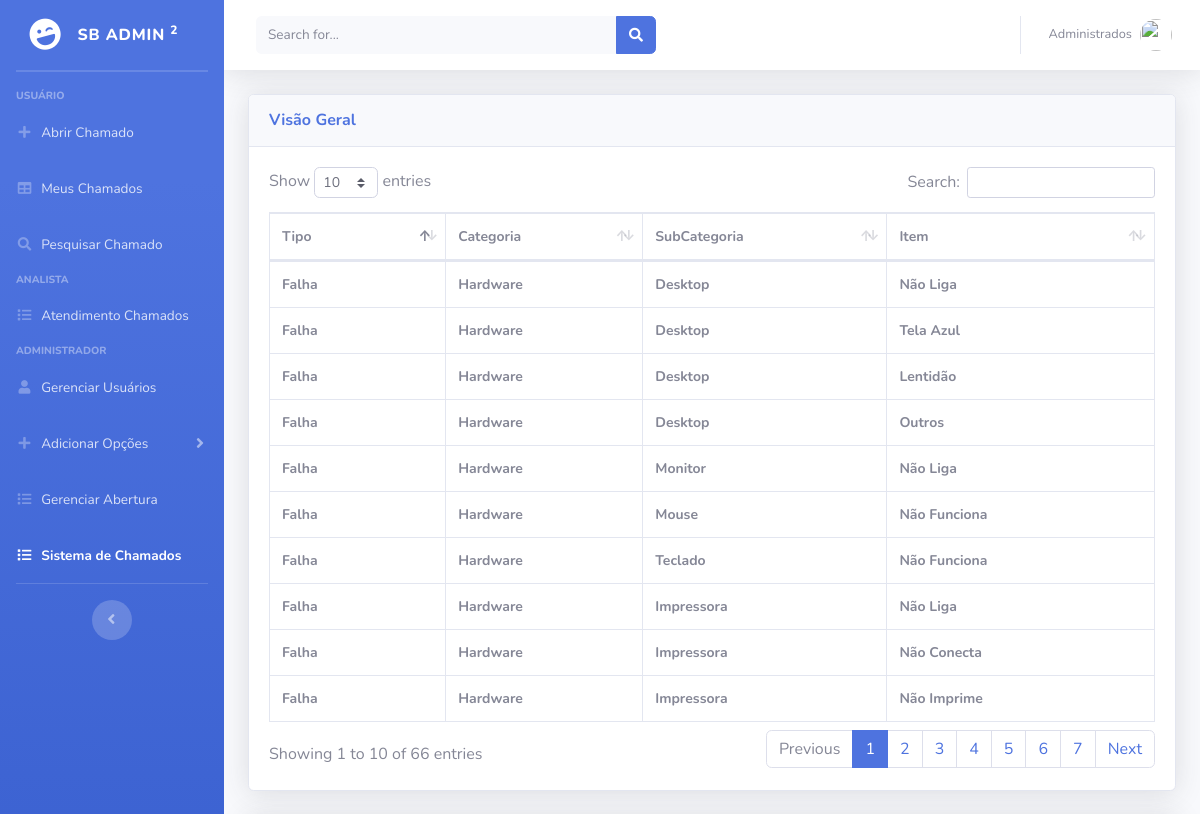
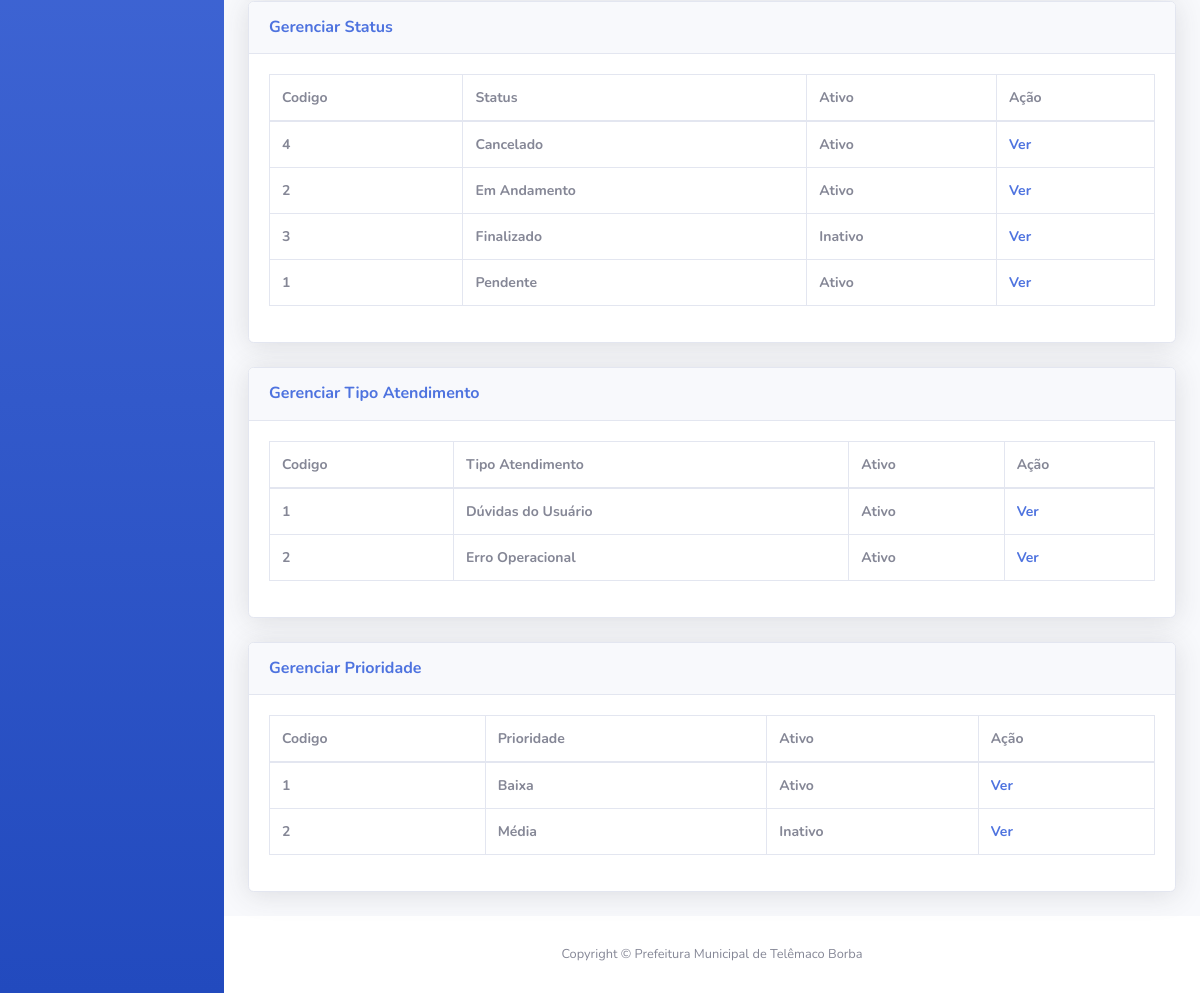
The app's page /Frontend/gerenciarSistemaChamados.php (signed in) with its own data (2 pictures, top to bottom).
### tables this page shows
CREATE TABLE IF NOT EXISTS `item` (
  `cod_item` int NOT NULL AUTO_INCREMENT,
  `nome_item` varchar(45) NOT NULL,
  `ativo` int NOT NULL,
  `subcategoria_cod_subcategoria` int NOT NULL,
  PRIMARY KEY (`cod_item`),
  KEY `fk_item_subcategoria1_idx` (`subcategoria_cod_subcategoria`)
);

CREATE TABLE IF NOT EXISTS `tipo` (
  `cod_tipo` int NOT NULL AUTO_INCREMENT,
  `nome_tipo` varchar(45) NOT NULL,
  `ativo` int NOT NULL,
  PRIMARY KEY (`cod_tipo`)
);

CREATE TABLE IF NOT EXISTS `categoria` (
  `cod_categoria` int NOT NULL AUTO_INCREMENT,
  `nome_categoria` varchar(45) NOT NULL,
  `ativo` int NOT NULL,
  `tipo_cod_tipo` int NOT NULL,
  PRIMARY KEY (`cod_categoria`),
  KEY `fk_categoria_tipo1_idx` (`tipo_cod_tipo`)
);

CREATE TABLE IF NOT EXISTS `subcategoria` (
  `cod_subcategoria` int NOT NULL AUTO_INCREMENT,
  `nome_subcategoria` varchar(45) NOT NULL,
  `ativo` int NOT NULL,
  `categoria_cod_categoria` int NOT NULL,
  PRIMARY KEY (`cod_subcategoria`),
  KEY `fk_subcategoria_categoria1_idx` (`categoria_cod_categoria`)
);

CREATE TABLE IF NOT EXISTS `status_chamado` (
  `cod_status` int NOT NULL AUTO_INCREMENT,
  `nome_status` varchar(45) NOT NULL,
  `ativo` int NOT NULL,
  PRIMARY KEY (`cod_status`)
);

CREATE TABLE IF NOT EXISTS `tipo_atendimento` (
  `cod_tipo_atendimento` int NOT NULL AUTO_INCREMENT,
  `nome_tipo_atendimento` varchar(45) NOT NULL,
  `ativo` int NOT NULL,
  PRIMARY KEY (`cod_tipo_atendimento`)
);

CREATE TABLE IF NOT EXISTS `prioridade_chamado` (
  `cod_prioridade` int NOT NULL AUTO_INCREMENT,
  `nome_prioridade` varchar(45) NOT NULL,
  `ativo` int NOT NULL,
  PRIMARY KEY (`cod_prioridade`)
);

### Frontend/gerenciarSistemaChamados.php (the view, shortened to what this page needs)
<?php
    if(isset($_SESSION['usuario']) && is_array($_SESSION['usuario'])) {
        if($_SESSION['usuario'][1] == 2) {
            $nome_usuario = $_SESSION['usuario'][2];
        } else {
            header("location: ../index.php");
        }
    } else {
        header("location: ../index.php");
    }
?>
<!DOCTYPE html>
<html lang="pt-br">
<head>
    <link href="vendor/fontawesome-free/css/all.min.css" rel="stylesheet" type="text/css">
    <link href="css/sb-admin-2.min.css" rel="stylesheet">
    <link href="vendor/datatables/dataTables.bootstrap4.min.css" rel="stylesheet">
</head>
<body id="page-top">
    <div id="wrapper">
        <ul class="navbar-nav bg-gradient-primary sidebar sidebar-dark accordion" id="accordionSidebar">
            <a class="sidebar-brand d-flex align-items-center justify-content-center" href="index.html">
                <div class="sidebar-brand-icon rotate-n-15">
                    <i class="fas fa-laugh-wink"></i>
                </div>
                <div class="sidebar-brand-text mx-3">SB Admin <sup>2</sup></div>
            </a>
            <hr class="sidebar-divider my-0">
            <hr class="sidebar-divider">
            <div class="sidebar-heading">
                USUÁRIO
            </div>
            <li class="nav-item">
                <a class="nav-link" href="abrirChamado.php">
                    <i class="fas fa-fw fa-plus"></i>
                    <span>Abrir Chamado</span></a>
            </li>
            <li class="nav-item">
                <a class="nav-link" href="listaChamadoUsuario.php">
                    <i class="fas fa-fw fa-table"></i>
                    <span>Meus Chamados</span></a>
            </li>
            <li class="nav-item">
                <a class="nav-link collapsed" href="pesquisarChamado.php">
                    <i class="fas fa-fw fa-search"></i>
                    <span>Pesquisar Chamado</span>
                </a>
            </li>
            <div class="sidebar-heading">
                ANALISTA
            </div>
            <li class="nav-item">
                <a class="nav-link collapsed" href="listaChamadoAnalista.php">
                    <i class="fas fa-fw fa-list"></i>
                    <span>Atendimento Chamados</span>
                </a>
            </li>
            <div class="sidebar-heading">
                ADMINISTRADOR
            </div>
            <li class="nav-item">
                <a class="nav-link collapsed" href="gerenciarUsuarios.php">
                    <i class="fas fa-fw fa-user"></i>
                    <span>Gerenciar Usuários</span>
                </a>
            </li>
            <li class="nav-item">
                <a class="nav-link collapsed" href="#" data-toggle="collapse" data-target="#collapsePages"
                    aria-expanded="true" aria-controls="collapsePages">
                    <i class="fas fa-fw fa-plus"></i>
                    <span>Adicionar Opções</span>
                </a>
            </li>
            <li class="nav-item">
                <a class="nav-link collapsed" href="gerenciarAberturaChamados.php">
                    <i class="fas fa-fw fa-list"></i>
                    <span>Gerenciar Abertura</span>
                </a>
            </li>
            <li class="nav-item active">
                <a class="nav-link collapsed" href="gerenciarSistemaChamados.php">
                    <i class="fas fa-fw fa-list"></i>
                    <span>Sistema de Chamados</span>
                </a>
            </li>
            <hr class="sidebar-divider d-none d-md-block">
            <div class="text-center d-none d-md-inline">
                <button class="rounded-circle border-0" id="sidebarToggle"></button>
            </div>
        </ul>
        <div id="content-wrapper" class="d-flex flex-column">
            <div id="content">
                <nav class="navbar navbar-expand navbar-light bg-white topbar mb-4 static-top shadow">
                    <form
                        class="d-none d-sm-inline-block form-inline mr-auto ml-md-3 my-2 my-md-0 mw-100 navbar-search">
                        <div class="input-group">
                            <input type="text" class="form-control bg-light border-0 small" placeholder="Search for..."
                                aria-label="Search" aria-describedby="basic-addon2">
                            <div class="input-group-append">
                                <button class="btn btn-primary" type="button">
                                    <i class="fas fa-search fa-sm"></i>
                                </button>
                            </div>
                        </div>
                    </form>
                    <ul class="navbar-nav ml-auto">
                        <li class="nav-item dropdown no-arrow">
                            <a class="nav-link dropdown-toggle" href="#" id="userDropdown" role="button"
                                data-toggle="dropdown" aria-haspopup="true" aria-expanded="false">
                                <span class="mr-2 d-none d-lg-inline text-gray-600 small"><?php echo $nome_usuario; ?></span>
                                <img class="img-profile rounded-circle"
                                    src="img/undraw_profile.svg">
                            </a>
                        </li>
                    </ul>
                </nav>
                <div class="container-fluid">
                    <div class="card shadow mb-4">
                        <div class="card-header py-3">
                            <h6 class="m-0 font-weight-bold text-primary">Visão Geral</h6>
                        </div>
                        <div class="card-body">
                            <div class="table-responsive">
                                <table class="table table-bordered" id="dataTable" width="100%" cellspacing="0" style="font-size: 14px;">
                                    <thead>
                                        <tr>
                                            <th>Tipo</th>
                                            <th>Categoria</th>
                                            <th>SubCategoria</th>
                                            <th>Item</th>
                                        </tr>
                                    </thead>
                    <?php
                        include '../Backend/conexao.php';
                        $query = $conn->query("SELECT tipo.nome_tipo, categoria.nome_categoria, subcategoria.nome_subcategoria, item.nome_item FROM item INNER JOIN subcategoria ON subcategoria.cod_subcategoria = item.subcategoria_cod_subcategoria INNER JOIN categoria ON categoria.cod_categoria = subcategoria.categoria_cod_categoria INNER JOIN tipo ON tipo.cod_tipo = categoria.tipo_cod_tipo");
                    echo "<tbody>";
                        foreach($query->fetchAll(PDO::FETCH_ASSOC) as $dados) {
                            echo "<tr>";
                                echo "<th>".$dados['nome_tipo']."</th>";
                                echo "<th>".$dados['nome_categoria']."</th>";
                                echo "<th>".$dados['nome_subcategoria']."</th>";
                                echo "<th>".$dados['nome_item']."</th>";
                            echo "</tr>";
                        }
                    ?>
                    </tbody>
                                </table>
                            </div>
                        </div>
                    </div>
                </div>
                <div class="container-fluid">
                    <div class="card shadow mb-4">
                        <div class="card-header py-3">
                            <h6 class="m-0 font-weight-bold text-primary">Gerenciar Status</h6>
                        </div>
                        <div class="card-body">
                            <div class="table-responsive">
                                <table class="table table-bordered" id="dataTable" width="100%" cellspacing="0" style="font-size: 14px;">
                                    <thead>
                                        <tr>
                                            <th>Codigo</th>
                                            <th>Status</th>
                                            <th>Ativo</th>
                                            <th>Ação</th>
                                        </tr>
                                    </thead>
                    <?php
                        include '../Backend/conexao.php';
                        $query = $conn->query("SELECT * FROM status_chamado ORDER BY nome_status");
                    echo "<tbody>";
                        foreach($query->fetchAll(PDO::FETCH_ASSOC) as $dados) {
                            echo "<tr>";
                                echo "<th>".$dados['cod_status']."</th>";
                                echo "<th>".$dados['nome_status']."</th>";
                                if($dados['ativo'] == 1) {echo "<th>Ativo</th>";} else {echo "<th>Inativo</th>";}
                                echo "<th><a href=verStatus.php?status_up=".$dados['cod_status'].">Ver</a></th>";
                            echo "</tr>";
                        }
                    ?>
                    </tbody>
                                </table>
                            </div>
                        </div>
                    </div>
                </div>
                <div class="container-fluid">
                    <div class="card shadow mb-4">
                        <div class="card-header py-3">
                            <h6 class="m-0 font-weight-bold text-primary">Gerenciar Tipo Atendimento</h6>
                        </div>
                        <div class="card-body">
                            <div class="table-responsive">
                                <table class="table table-bordered" id="dataTable" width="100%" cellspacing="0" style="font-size: 14px;">
                                    <thead>
                                        <tr>
                                            <th>Codigo</th>
                                            <th>Tipo Atendimento</th>
                                            <th>Ativo</th>
                                            <th>Ação</th>
                                        </tr>
                                    </thead>
                    <?php
                        include '../Backend/conexao.php';
                        $query = $conn->query("SELECT * FROM tipo_atendimento ORDER BY nome_tipo_atendimento");
                    echo "<tbody>";
                        foreach($query->fetchAll(PDO::FETCH_ASSOC) as $dados) {
                            echo "<tr>";
                                echo "<th>".$dados['cod_tipo_atendimento']."</th>";
                                echo "<th>".$dados['nome_tipo_atendimento']."</th>";
                                if($dados['ativo'] == 1) {echo "<th>Ativo</th>";} else {echo "<th>Inativo</th>";}
                                echo "<th><a href=verTipoAtendimento.php?tipoa_up=".$dados['cod_tipo_atendimento'].">Ver</a></th>";
                            echo "</tr>";
                        }
                    ?>
                    </tbody>
                                </table>
                            </div>
                        </div>
                    </div>
                </div>
                <div class="container-fluid">
                    <div class="card shadow mb-4">
                        <div class="card-header py-3">
                            <h6 class="m-0 font-weight-bold text-primary">Gerenciar Prioridade</h6>
                        </div>
                        <div class="card-body">
                            <div class="table-responsive">
                                <table class="table table-bordered" id="dataTable" width="100%" cellspacing="0" style="font-size: 14px;">
                                    <thead>
                                        <tr>
                                            <th>Codigo</th>
                                            <th>Prioridade</th>
                                            <th>Ativo</th>
                                            <th>Ação</th>
                                        </tr>
                                    </thead>
                    <?php
                        include '../Backend/conexao.php';
                        $query = $conn->query("SELECT * FROM prioridade_chamado ORDER BY nome_prioridade");
                    echo "<tbody>";
                        foreach($query->fetchAll(PDO::FETCH_ASSOC) as $dados) {
                            echo "<tr>";
                                echo "<th>".$dados['cod_prioridade']."</th>";
                                echo "<th>".$dados['nome_prioridade']."</th>";
                                if($dados['ativo'] == 1) {echo "<th>Ativo</th>";} else {echo "<th>Inativo</th>";}
                                echo "<th><a href=verPrioridade.php?prioridade_up=".$dados['cod_prioridade'].">Ver</a></th>";
                            echo "</tr>";
                        }
                    ?>
                    </tbody>
                                </table>
                            </div>
                        </div>
                    </div>
                </div>
            </div>
            <footer class="sticky-footer bg-white">
                <div class="container my-auto">
                    <div class="copyright text-center my-auto">
                        <span>Copyright &copy; Prefeitura Municipal de Telêmaco Borba</span>
                    </div>
                </div>
            </footer>
        </div>
    </div>
</body>
</html>

### records on screen
item: tipo.nome_tipo "Falha", categoria.nome_categoria "Hardware", subcategoria_cod_subcategoria.nome_subcategoria "Desktop", nome_item "Não Liga"
item: tipo.nome_tipo "Falha", categoria.nome_categoria "Hardware", subcategoria_cod_subcategoria.nome_subcategoria "Desktop", nome_item "Tela Azul"
item: tipo.nome_tipo "Falha", categoria.nome_categoria "Hardware", subcategoria_cod_subcategoria.nome_subcategoria "Desktop", nome_item "Lentidão"
item: tipo.nome_tipo "Falha", categoria.nome_categoria "Hardware", subcategoria_cod_subcategoria.nome_subcategoria "Desktop", nome_item "Outros"
item: tipo.nome_tipo "Falha", categoria.nome_categoria "Hardware", subcategoria_cod_subcategoria.nome_subcategoria "Monitor", nome_item "Não Liga"
item: tipo.nome_tipo "Falha", categoria.nome_categoria "Hardware", subcategoria_cod_subcategoria.nome_subcategoria "Mouse", nome_item "Não Funciona"
item: tipo.nome_tipo "Falha", categoria.nome_categoria "Hardware", subcategoria_cod_subcategoria.nome_subcategoria "Teclado", nome_item "Não Funciona"
item: tipo.nome_tipo "Falha", categoria.nome_categoria "Hardware", subcategoria_cod_subcategoria.nome_subcategoria "Impressora", nome_item "Não Liga"
item: tipo.nome_tipo "Falha", categoria.nome_categoria "Hardware", subcategoria_cod_subcategoria.nome_subcategoria "Impressora", nome_item "Não Conecta"
item: tipo.nome_tipo "Falha", categoria.nome_categoria "Hardware", subcategoria_cod_subcategoria.nome_subcategoria "Impressora", nome_item "Não Imprime"
status_chamado: cod_status "4", nome_status "Cancelado", ativo "Ativo"
status_chamado: cod_status "2", nome_status "Em Andamento", ativo "Ativo"
status_chamado: cod_status "3", nome_status "Finalizado", ativo "Inativo"
status_chamado: cod_status "1", nome_status "Pendente", ativo "Ativo"
tipo_atendimento: cod_tipo_atendimento "1", nome_tipo_atendimento "Dúvidas do Usuário", ativo "Ativo"
tipo_atendimento: cod_tipo_atendimento "2", nome_tipo_atendimento "Erro Operacional", ativo "Ativo"
prioridade_chamado: cod_prioridade "1", nome_prioridade "Baixa", ativo "Ativo"
prioridade_chamado: cod_prioridade "2", nome_prioridade "Média", ativo "Inativo"

### other values on screen
$nome_usuario "Administrados"
